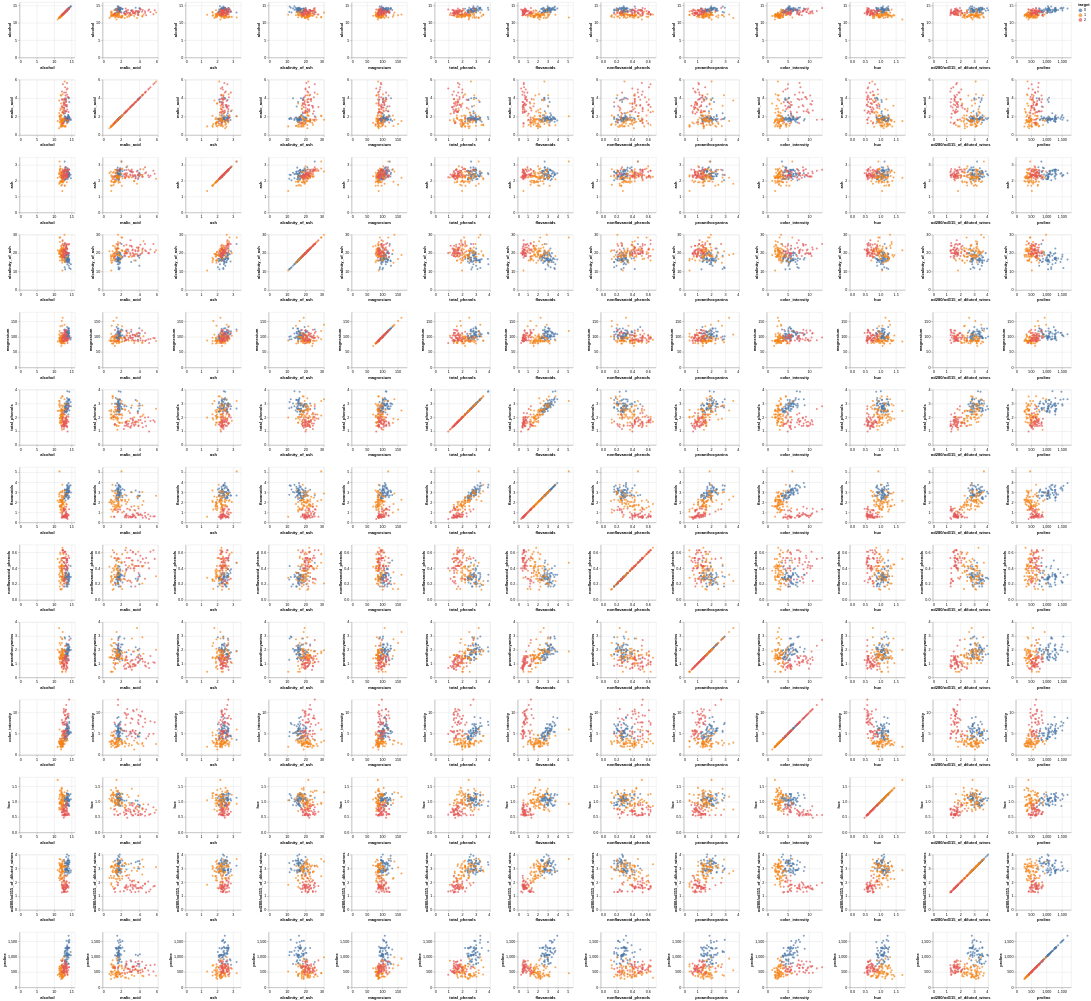

Notebook code for this chart:
### Code cell
chart_scatter_wine = create_scatter_matrix (data_wine)
chart_scatter_wine

### Figure 1 — Vega-Lite specification as saved in the notebook (floating-point values rounded to 4 significant figures; data arrays with more than 128 entries replaced by an {"elided": "..."} marker saying what was removed)
{"config": {"view": {"continuousWidth": 300, "continuousHeight": 300}}, "repeat": {"column": ["alcohol", "malic_acid", "ash", "alcalinity_of_ash", "magnesium", "total_phenols", "flavanoids", "nonflavanoid_phenols", "proanthocyanins", "color_intensity", "hue", "od280/od315_of_diluted_wines", "proline"], "row": ["alcohol", "malic_acid", "ash", "alcalinity_of_ash", "magnesium", "total_phenols", "flavanoids", "nonflavanoid_phenols", "proanthocyanins", "color_intensity", "hue", "od280/od315_of_diluted_wines", "proline"]}, "spec": {"data": {"name": "data-3439ce8ed696550df3da0ae76e70a173"}, "mark": {"type": "circle"}, "encoding": {"color": {"field": "target", "type": "nominal"}, "x": {"field": {"repeat": "column"}, "scale": {"nice": true}, "type": "quantitative"}, "y": {"field": {"repeat": "row"}, "scale": {"nice": true}, "type": "quantitative"}}, "height": 150, "width": 150}, "$schema": "https://vega.github.io/schema/vega-lite/v5.17.0.json", "datasets": {"data-3439ce8ed696550df3da0ae76e70a173": {"elided": "178 records"}}}
